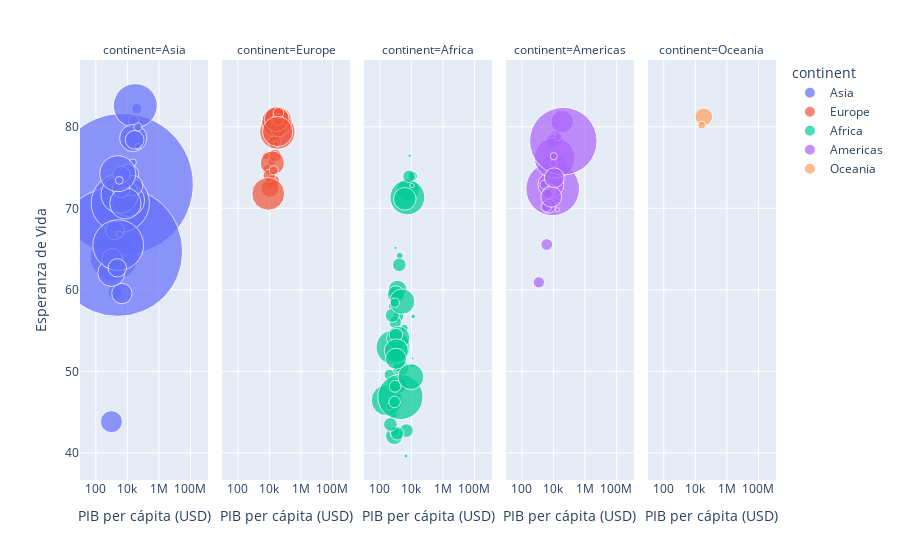

Notebook source saved alongside this figure:
### Markdown cell above
### Diagrama de dispersión
Muestra la relación entre PIB per cápita y esperanza de vida, agrupando por continentes y ajustando el tamaño de los puntos según la población.

### Code cell
# Creamos un diagrama de dispersión utilizando el dataset filtrado 'gapminder2007'
# - 'x' representa el PIB per cápita (gdpPercap) en el eje X
# - 'y' representa la esperanza de vida (lifeExp) en el eje Y
# - 'color' asigna colores a los puntos según el continente, permitiendo distinguir los datos por región
# - 'labels' cambia las etiquetas de los ejes para que se muestren en español: PIB per cápita (USD) y Esperanza de Vida
# - 'size' ajusta el tamaño de los puntos según la población (pop) de cada país, con un tamaño máximo de 100
# - 'hover_name' muestra el nombre del país al pasar el cursor sobre los puntos
# - 'log_x=True' convierte el eje X a escala logarítmica para mejorar la visualización de datos con alta variabilidad
# - 'facet_col' crea gráficos separados en columnas, agrupando los datos por continente
fig = px.scatter(
    data_frame=gapminder2007, 
    x="gdpPercap", 
    y="lifeExp", 
    color="continent", 
    labels={"gdpPercap": "PIB per cápita (USD)", "lifeExp": "Esperanza de Vida"}, 
    size="pop", 
    size_max=100,
    hover_name="country", 
    log_x=True, 
    facet_col="continent"
)

# Muestra el diagrama de dispersión interactivo
fig.show()

### Figure 1 — Plotly figure (JSON) as saved in the notebook; plotly's stock layout.template omitted (floating-point values rounded to 4 significant figures)
{"data": [{"hovertemplate": "<b>%{hovertext}</b><br><br>continent=Asia<br>PIB per cápita (USD)=%{x}<br>Esperanza de Vida=%{y}<br>pop=%{marker.size}<extra></extra>", "hovertext": ["Afghanistan", "Bahrain", "Bangladesh", "Cambodia", "China", "Hong Kong, China", "India", "Indonesia", "Iran", "Iraq", "Israel", "Japan", "Jordan", "Korea, Dem. Rep.", "Korea, Rep.", "Kuwait", "Lebanon", "Malaysia", "Mongolia", "Myanmar", "Nepal", "Oman", "Pakistan", "Philippines", "Saudi Arabia", "Singapore", "Sri Lanka", "Syria", "Taiwan", "Thailand", "Vietnam", "West Bank and Gaza", "Yemen, Rep."], "legendgroup": "Asia", "marker": {"color": "#636efa", "size": [31889923, 708573, 150448339, 14131858, 1318683096, 6980412, 1110396331, 223547000, 69453570, 27499638, 6426679, 127467972, 6053193, 23301725, 49044790, 2505559, 3921278, 24821286, 2874127, 47761980, 28901790, 3204897, 169270617, 91077287, 27601038, 4553009, 20378239, 19314747, 23174294, 65068149, 85262356, 4018332, 22211743], "sizemode": "area", "sizeref": 131900.0, "symbol": "circle"}, "mode": "markers", "name": "Asia", "orientation": "v", "showlegend": true, "type": "scatter", "x": [974.6, 29800.0, 1391.0, 1714.0, 4959.0, 39720.0, 2452.0, 3541.0, 11610.0, 4471.0, 25520.0, 31660.0, 4519.0, 1593.0, 23350.0, 47310.0, 10460.0, 12450.0, 3096.0, 944, 1091.0, 22320.0, 2606.0, 3190.0, 21650.0, 47140.0, 3970.0, 4185.0, 28720.0, 7458.0, 2442.0, 3025.0, 2281.0], "xaxis": "x", "y": [43.83, 75.64, 64.06, 59.72, 72.96, 82.21, 64.7, 70.65, 70.96, 59.55, 80.75, 82.6, 72.53, 67.3, 78.62, 77.59, 71.99, 74.24, 66.8, 62.07, 63.78, 75.64, 65.48, 71.69, 72.78, 79.97, 72.4, 74.14, 78.4, 70.62, 74.25, 73.42, 62.7], "yaxis": "y"}, {"hovertemplate": "<b>%{hovertext}</b><br><br>continent=Europe<br>PIB per cápita (USD)=%{x}<br>Esperanza de Vida=%{y}<br>pop=%{marker.size}<extra></extra>", "hovertext": ["Albania", "Austria", "Belgium", "Bosnia and Herzegovina", "Bulgaria", "Croatia", "Czech Republic", "Denmark", "Finland", "France", "Germany", "Greece", "Hungary", "Iceland", "Ireland", "Italy", "Montenegro", "Netherlands", "Norway", "Poland", "Portugal", "Romania", "Serbia", "Slovak Republic", "Slovenia", "Spain", "Sweden", "Switzerland", "Turkey", "United Kingdom"], "legendgroup": "Europe", "marker": {"color": "#EF553B", "size": [3600523, 8199783, 10392226, 4552198, 7322858, 4493312, 10228744, 5468120, 5238460, 61083916, 82400996, 10706290, 9956108, 301931, 4109086, 58147733, 684736, 16570613, 4627926, 38518241, 10642836, 22276056, 10150265, 5447502, 2009245, 40448191, 9031088, 7554661, 71158647, 60776238], "sizemode": "area", "sizeref": 131900.0, "symbol": "circle"}, "mode": "markers", "name": "Europe", "orientation": "v", "showlegend": true, "type": "scatter", "x": [5937.0, 36130.0, 33690.0, 7446.0, 10680.0, 14620.0, 22830.0, 35280.0, 33210.0, 30470.0, 32170.0, 27540.0, 18010.0, 36180.0, 40680.0, 28570.0, 9254.0, 36800.0, 49360.0, 15390.0, 20510.0, 10810.0, 9787.0, 18680.0, 25770.0, 28820.0, 33860.0, 37510.0, 8458.0, 33200.0], "xaxis": "x2", "y": [76.42, 79.83, 79.44, 74.85, 73.0, 75.75, 76.49, 78.33, 79.31, 80.66, 79.41, 79.48, 73.34, 81.76, 78.89, 80.55, 74.54, 79.76, 80.2, 75.56, 78.1, 72.48, 74.0, 74.66, 77.93, 80.94, 80.88, 81.7, 71.78, 79.42], "yaxis": "y2"}, {"hovertemplate": "<b>%{hovertext}</b><br><br>continent=Africa<br>PIB per cápita (USD)=%{x}<br>Esperanza de Vida=%{y}<br>pop=%{marker.size}<extra></extra>", "hovertext": ["Algeria", "Angola", "Benin", "Botswana", "Burkina Faso", "Burundi", "Cameroon", "Central African Republic", "Chad", "Comoros", "Congo, Dem. Rep.", "Congo, Rep.", "Cote d'Ivoire", "Djibouti", "Egypt", "Equatorial Guinea", "Eritrea", "Ethiopia", "Gabon", "Gambia", "Ghana", "Guinea", "Guinea-Bissau", "Kenya", "Lesotho", "Liberia", "Libya", "Madagascar", "Malawi", "Mali", "Mauritania", "Mauritius", "Morocco", "Mozambique", "Namibia", "Niger", "Nigeria", "Reunion", "Rwanda", "Sao Tome and Principe", "Senegal", "Sierra Leone", "Somalia", "South Africa", "Sudan", "Swaziland", "Tanzania", "Togo", "Tunisia", "Uganda", "Zambia", "Zimbabwe"], "legendgroup": "Africa", "marker": {"color": "#00cc96", "size": [33333216, 12420476, 8078314, 1639131, 14326203, 8390505, 17696293, 4369038, 10238807, 710960, 64606759, 3800610, 18013409, 496374, 80264543, 551201, 4906585, 76511887, 1454867, 1688359, 22873338, 9947814, 1472041, 35610177, 2012649, 3193942, 6036914, 19167654, 13327079, 12031795, 3270065, 1250882, 33757175, 19951656, 2055080, 12894865, 135031164, 798094, 8860588, 199579, 12267493, 6144562, 9118773, 43997828, 42292929, 1133066, 38139640, 5701579, 10276158, 29170398, 11746035, 12311143], "sizemode": "area", "sizeref": 131900.0, "symbol": "circle"}, "mode": "markers", "name": "Africa", "orientation": "v", "showlegend": true, "type": "scatter", "x": [6223.0, 4797.0, 1441.0, 12570.0, 1217.0, 430.1, 2042.0, 706.0, 1704.0, 986.1, 277.6, 3633.0, 1545.0, 2082.0, 5581.0, 12150.0, 641.4, 690.8, 13210.0, 752.7, 1328.0, 942.7, 579.2, 1463.0, 1569.0, 414.5, 12060.0, 1045.0, 759.3, 1043.0, 1803.0, 10960.0, 3820.0, 823.7, 4811.0, 619.7, 2014.0, 7670.0, 863.1, 1598.0, 1712.0, 862.5, 926.1, 9270.0, 2602.0, 4513.0, 1107.0, 883.0, 7093.0, 1056.0, 1271.0, 469.7], "xaxis": "x3", "y": [72.3, 42.73, 56.73, 50.73, 52.3, 49.58, 50.43, 44.74, 50.65, 65.15, 46.46, 55.32, 48.33, 54.79, 71.34, 51.58, 58.04, 52.95, 56.73, 59.45, 60.02, 56.01, 46.39, 54.11, 42.59, 45.68, 73.95, 59.44, 48.3, 54.47, 64.16, 72.8, 71.16, 42.08, 52.91, 56.87, 46.86, 76.44, 46.24, 65.53, 63.06, 42.57, 48.16, 49.34, 58.56, 39.61, 52.52, 58.42, 73.92, 51.54, 42.38, 43.49], "yaxis": "y3"}, {"hovertemplate": "<b>%{hovertext}</b><br><br>continent=Americas<br>PIB per cápita (USD)=%{x}<br>Esperanza de Vida=%{y}<br>pop=%{marker.size}<extra></extra>", "hovertext": ["Argentina", "Bolivia", "Brazil", "Canada", "Chile", "Colombia", "Costa Rica", "Cuba", "Dominican Republic", "Ecuador", "El Salvador", "Guatemala", "Haiti", "Honduras", "Jamaica", "Mexico", "Nicaragua", "Panama", "Paraguay", "Peru", "Puerto Rico", "Trinidad and Tobago", "United States", "Uruguay", "Venezuela"], "legendgroup": "Americas", "marker": {"color": "#ab63fa", "size": [40301927, 9119152, 190010647, 33390141, 16284741, 44227550, 4133884, 11416987, 9319622, 13755680, 6939688, 12572928, 8502814, 7483763, 2780132, 108700891, 5675356, 3242173, 6667147, 28674757, 3942491, 1056608, 301139947, 3447496, 26084662], "sizemode": "area", "sizeref": 131900.0, "symbol": "circle"}, "mode": "markers", "name": "Americas", "orientation": "v", "showlegend": true, "type": "scatter", "x": [12780.0, 3822.0, 9066.0, 36320.0, 13170.0, 7007.0, 9645.0, 8948.0, 6025.0, 6873.0, 5728.0, 5186.0, 1202.0, 3548.0, 7321.0, 11980.0, 2749.0, 9809.0, 4173.0, 7409.0, 19330.0, 18010.0, 42950.0, 10610.0, 11420.0], "xaxis": "x4", "y": [75.32, 65.55, 72.39, 80.65, 78.55, 72.89, 78.78, 78.27, 72.23, 74.99, 71.88, 70.26, 60.92, 70.2, 72.57, 76.19, 72.9, 75.54, 71.75, 71.42, 78.75, 69.82, 78.24, 76.38, 73.75], "yaxis": "y4"}, {"hovertemplate": "<b>%{hovertext}</b><br><br>continent=Oceania<br>PIB per cápita (USD)=%{x}<br>Esperanza de Vida=%{y}<br>pop=%{marker.size}<extra></extra>", "hovertext": ["Australia", "New Zealand"], "legendgroup": "Oceania", "marker": {"color": "#FFA15A", "size": [20434176, 4115771], "sizemode": "area", "sizeref": 131900.0, "symbol": "circle"}, "mode": "markers", "name": "Oceania", "orientation": "v", "showlegend": true, "type": "scatter", "x": [34440.0, 25190.0], "xaxis": "x5", "y": [81.23, 80.2], "yaxis": "y5"}], "layout": {"annotations": [{"font": {}, "showarrow": false, "text": "continent=Asia", "x": 0.092, "xanchor": "center", "xref": "paper", "y": 1, "yanchor": "bottom", "yref": "paper"}, {"font": {}, "showarrow": false, "text": "continent=Europe", "x": 0.296, "xanchor": "center", "xref": "paper", "y": 1, "yanchor": "bottom", "yref": "paper"}, {"font": {}, "showarrow": false, "text": "continent=Africa", "x": 0.5, "xanchor": "center", "xref": "paper", "y": 1, "yanchor": "bottom", "yref": "paper"}, {"font": {}, "showarrow": false, "text": "continent=Americas", "x": 0.704, "xanchor": "center", "xref": "paper", "y": 1, "yanchor": "bottom", "yref": "paper"}, {"font": {}, "showarrow": false, "text": "continent=Oceania", "x": 0.908, "xanchor": "center", "xref": "paper", "y": 1, "yanchor": "bottom", "yref": "paper"}], "legend": {"itemsizing": "constant", "title": {"text": "continent"}, "tracegroupgap": 0}, "margin": {"t": 60}, "xaxis": {"anchor": "y", "domain": [0, 0.184], "title": {"text": "PIB per cápita (USD)"}, "type": "log"}, "xaxis2": {"anchor": "y2", "domain": [0.204, 0.388], "matches": "x", "title": {"text": "PIB per cápita (USD)"}, "type": "log"}, "xaxis3": {"anchor": "y3", "domain": [0.408, 0.592], "matches": "x", "title": {"text": "PIB per cápita (USD)"}, "type": "log"}, "xaxis4": {"anchor": "y4", "domain": [0.612, 0.796], "matches": "x", "title": {"text": "PIB per cápita (USD)"}, "type": "log"}, "xaxis5": {"anchor": "y5", "domain": [0.816, 1], "matches": "x", "title": {"text": "PIB per cápita (USD)"}, "type": "log"}, "yaxis": {"anchor": "x", "domain": [0, 1], "title": {"text": "Esperanza de Vida"}}, "yaxis2": {"anchor": "x2", "domain": [0, 1], "matches": "y", "showticklabels": false}, "yaxis3": {"anchor": "x3", "domain": [0, 1], "matches": "y", "showticklabels": false}, "yaxis4": {"anchor": "x4", "domain": [0, 1], "matches": "y", "showticklabels": false}, "yaxis5": {"anchor": "x5", "domain": [0, 1], "matches": "y", "showticklabels": false}}}
